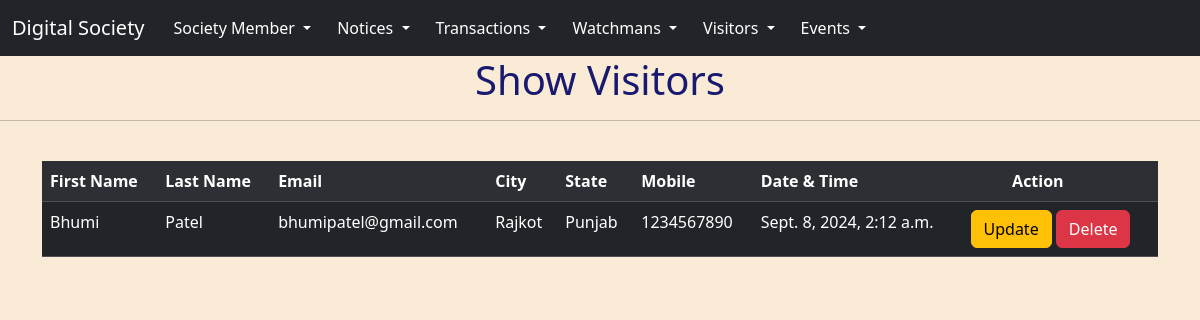
The app's page /showvisitor/ with its own data.
### myapp/models.py (models this page shows)
class AddVisitors(models.Model):
    firstname=models.CharField(max_length=20)
    lastname=models.CharField(max_length=20)
    email=models.EmailField()
    city=models.CharField(max_length=20)
    state=models.CharField(max_length=20)
    mobile=models.BigIntegerField()
    date=models.DateTimeField()

### myapp/views.py (the view)
# urls.py: path('showvisitor/',views.showvisitor, name='showvisitor'),
def showvisitor(request):
    visitor = AddVisitors.objects.all()
    return render(request,'showvisitors.html',{'visitor':visitor})

### myapp/templates/showvisitors.html (shortened to what this page needs)
<!DOCTYPE html>
<html lang="en">
    <head>
        <link
            href="https://cdn.jsdelivr.net/npm/bootstrap@5.3.3/dist/css/bootstrap.min.css"
            rel="stylesheet"
>
    </head>
    <body>
        <nav class="navbar navbar-expand-lg navbar-dark bg-dark">
            <div class="container-fluid">
                <a class="navbar-brand" href="#">Digital Society</a>
                <div class="collapse navbar-collapse"
                    id="navbarNavDarkDropdown">
                    <ul class="navbar-nav">
                        <li class="nav-item dropdown">
                            <button class="btn btn-dark dropdown-toggle"
                                data-bs-toggle="dropdown" aria-expanded="false">
                                Society Member
                            </button>
                        </li>
                    </ul>
                    <ul class="navbar-nav">
                        <li class="nav-item dropdown">
                            <button class="btn btn-dark dropdown-toggle"
                                data-bs-toggle="dropdown" aria-expanded="false">
                                Notices
                            </button>
                        </li>
                    </ul>
                    <ul class="navbar-nav">
                        <li class="nav-item dropdown">
                            <button class="btn btn-dark dropdown-toggle"
                                data-bs-toggle="dropdown" aria-expanded="false">
                                Transactions
                            </button>
                        </li>
                    </ul>
                    <ul class="navbar-nav">
                        <li class="nav-item dropdown">
                            <button class="btn btn-dark dropdown-toggle"
                                data-bs-toggle="dropdown" aria-expanded="false">
                                Watchmans
                            </button>
                        </li>
                    </ul>
                    <ul class="navbar-nav">
                        <li class="nav-item dropdown">
                            <button class="btn btn-dark dropdown-toggle"
                                data-bs-toggle="dropdown" aria-expanded="false">
                                Visitors
                            </button>
                        </li>
                    </ul>
                    <ul class="navbar-nav">
                        <li class="nav-item dropdown">
                            <button class="btn btn-dark dropdown-toggle"
                                data-bs-toggle="dropdown" aria-expanded="false">
                                Events
                            </button>
                        </li>
                    </ul>
                </div>
            </div>
        </nav>
        <center>
            <h1>Show Visitors</h1>
        </center>
        <hr>
        <br>
        <div class="container">
            <table class="table table-dark table-striped">
                <tr>
                    <th>First Name</th>
                    <th>Last Name</th>
                    <th>Email</th>
                    <th>City</th>
                    <th>State</th>
                    <th>Mobile</th>
                    <th>Date & Time</th>
                    <th>&nbsp;&nbsp;&nbsp;&nbsp;&nbsp;&nbsp;&nbsp;&nbsp;&nbsp;&nbsp;Action</th>
                </tr>
                {% for i in visitor %}
                <tr>
                    <td>{{i.firstname}}</td>
                    <td>{{i.lastname}}</td>
                    <td>{{i.email}}</td>
                    <td>{{i.city}}</td>
                    <td>{{i.state}}</td>
                    <td>{{i.mobile}}</td>
                    <td>{{i.date}}</td>
                    <td><a class="btn btn-warning" href="/updatevisitor/{{i.id}}">Update</a>
                        <a class="btn btn-danger" href="/deletevent/{{i.id}}">Delete</a></td>
                </tr>
                {% endfor %}
            </table>
        </div>
    </body>
</html>

### myapp/templates/showvisitors.html (style rules this page uses)
body { background-color: antiquewhite; }
h1 { color: midnightblue; }

### records on screen
AddVisitors: firstname "Bhumi", lastname "Patel", email "bhumipatel@gmail.com", city "Rajkot", state "Punjab", mobile "1234567890", date "Sept. 8, 2024, 2:12 a.m."
